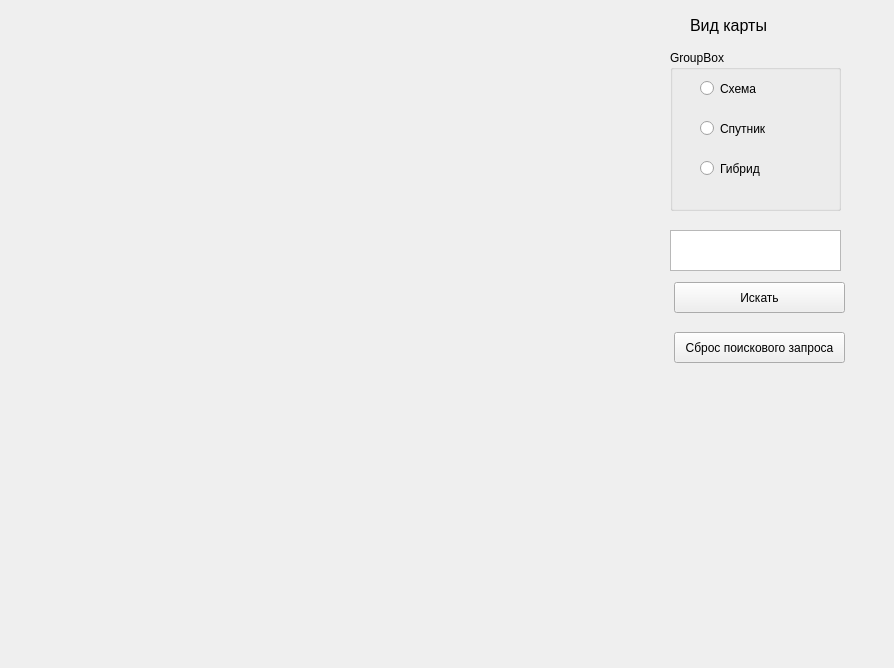
<?xml version="1.0" encoding="UTF-8"?>
<ui version="4.0">
 <class>Form</class>
 <widget class="QWidget" name="Form">
  <property name="geometry">
   <rect>
    <x>0</x>
    <y>0</y>
    <width>894</width>
    <height>668</height>
   </rect>
  </property>
  <property name="windowTitle">
   <string>Form</string>
  </property>
  <widget class="QLabel" name="label">
   <property name="geometry">
    <rect>
     <x>690</x>
     <y>10</y>
     <width>111</width>
     <height>31</height>
    </rect>
   </property>
   <property name="font">
    <font>
     <pointsize>12</pointsize>
    </font>
   </property>
   <property name="text">
    <string>Вид карты</string>
   </property>
  </widget>
  <widget class="QGroupBox" name="groupBox">
   <property name="geometry">
    <rect>
     <x>670</x>
     <y>50</y>
     <width>171</width>
     <height>161</height>
    </rect>
   </property>
   <property name="title">
    <string>GroupBox</string>
   </property>
   <widget class="QRadioButton" name="radioButton">
    <property name="geometry">
     <rect>
      <x>30</x>
      <y>30</y>
      <width>82</width>
      <height>17</height>
     </rect>
    </property>
    <property name="text">
     <string>Схема</string>
    </property>
   </widget>
   <widget class="QRadioButton" name="radioButton_2">
    <property name="geometry">
     <rect>
      <x>30</x>
      <y>70</y>
      <width>82</width>
      <height>17</height>
     </rect>
    </property>
    <property name="text">
     <string>Спутник</string>
    </property>
   </widget>
   <widget class="QRadioButton" name="radioButton_3">
    <property name="geometry">
     <rect>
      <x>30</x>
      <y>110</y>
      <width>82</width>
      <height>17</height>
     </rect>
    </property>
    <property name="text">
     <string>Гибрид</string>
    </property>
   </widget>
  </widget>
  <widget class="QTextEdit" name="textEdit">
   <property name="geometry">
    <rect>
     <x>670</x>
     <y>230</y>
     <width>171</width>
     <height>41</height>
    </rect>
   </property>
  </widget>
  <widget class="QPushButton" name="pushButton">
   <property name="geometry">
    <rect>
     <x>674</x>
     <y>282</y>
     <width>171</width>
     <height>31</height>
    </rect>
   </property>
   <property name="text">
    <string>Искать</string>
   </property>
  </widget>
  <widget class="QPushButton" name="pushButton_2">
   <property name="geometry">
    <rect>
     <x>674</x>
     <y>332</y>
     <width>171</width>
     <height>31</height>
    </rect>
   </property>
   <property name="text">
    <string>Сброс поискового запроса</string>
   </property>
  </widget>
 </widget>
 <resources/>
 <connections/>
</ui>
